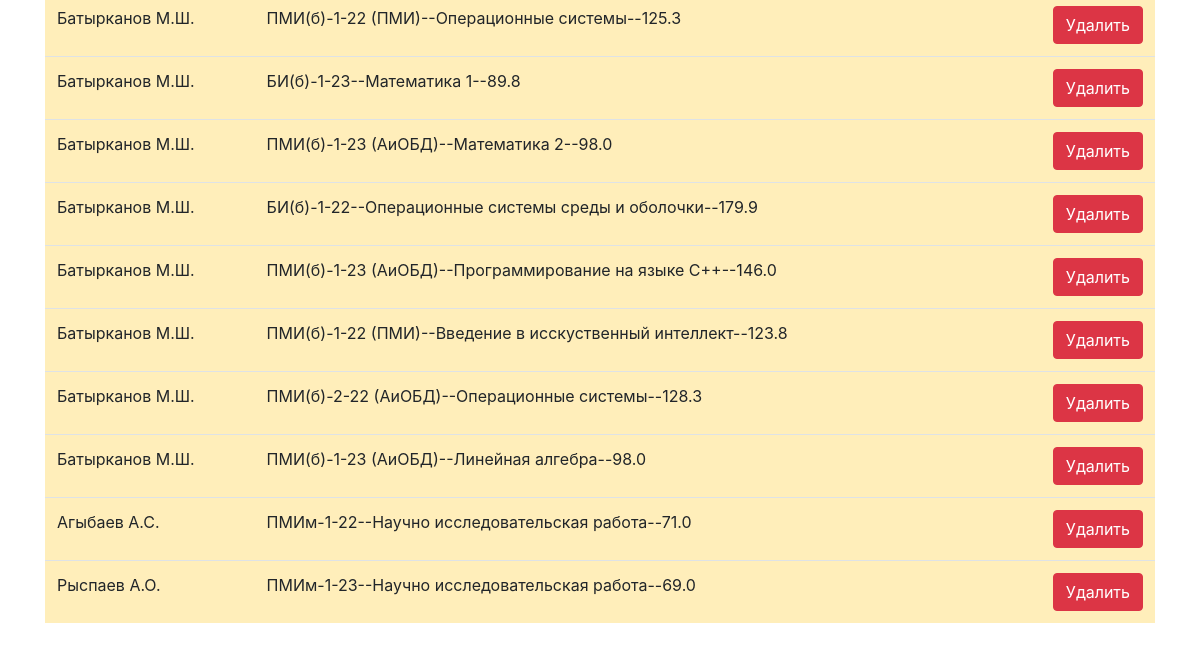
Before: /api/nagr/connectlist/ (lower part) with the older database file.
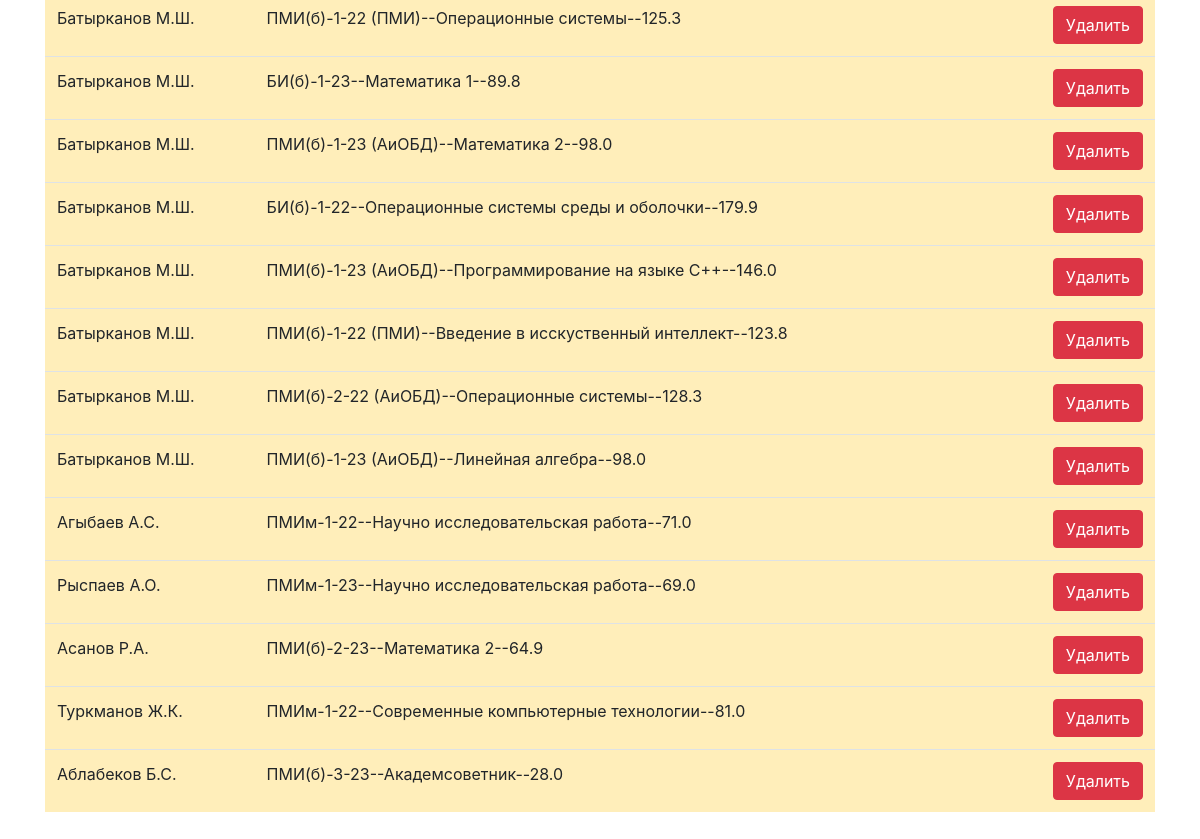
After: the same page with the newer database file.
### apps/nagr/models.py (models this page shows, shortened)
class Nagruzka(models.Model):
    name = models.CharField(max_length=123, verbose_name='Название', blank=True, null=True)
    group_id = models.ForeignKey(Groupp, on_delete=models.CASCADE, verbose_name='Группа')
    teacher = models.ForeignKey(Teacher, on_delete=models.CASCADE, related_name='teacherr', verbose_name='Преподователь')
    class Meta:
        verbose_name = 'Распределение нагрузки'
        verbose_name_plural = 'Распределение нагрузки'
    def semester_type(self):
        if self.group_id.semester % 2 == 0:
            return "Весенний семестер"
        else:
            return "Осенний семестер"
    semester_type.short_description = 'Тип семестра'
    def discipline_name(self):
        return self.group_id.discipline_name
    discipline_name.short_description = 'Дисциплины'
    def lekcii_po_ucheb_planu(self):
        return self.group_id.lekcii_po_ucheb_planu
    lekcii_po_ucheb_planu.short_description = 'Лекции по учебному плану'
    def praktZan_po_ucheb_planu(self):
        return self.group_id.praktZan_po_ucheb_planu
    praktZan_po_ucheb_planu.short_description = 'Практические занятия по учебному плану'
    def labRab_po_ucheb_planu(self):
        return self.group_id.labRab_po_ucheb_planu
    labRab_po_ucheb_planu.short_description = 'Лабораторные работы по учебному плану'
    def rukovod_KRIKP(self):
        return self.group_id.rukovod_KRIKP
    rukovod_KRIKP.short_description = 'Руководство КРиКП'
    def recenzirov_KR(self):
        return self.group_id.recenzirov_KR
    recenzirov_KR.short_description = 'Рецензирование КР'
    def priem_SRS(self):
        return round(self.group_id.priem_SRS, 1)
    priem_SRS.short_description = 'Прием СРС'
    def praktika_uchebnay(self):
        return self.group_id.praktika_uchebnay
    praktika_uchebnay.short_description = 'Учебная практика'
    def praktika_proizvod(self):
        return self.group_id.praktika_proizvod
    praktika_proizvod.short_description = 'Производственная практика'
    def praktika_predkval(self):
        return self.group_id.praktika_predkval
    praktika_predkval.short_description = 'Предквалификационная практика'
    def praktika_pedagog(self):
        return self.group_id.praktika_pedagog
    praktika_pedagog.short_description = 'Педагогическая практика'
    def praktika_nauchno(self):
        return self.group_id.praktika_nauchno
    praktika_nauchno.short_description = 'Научно-исследовательская практика'
    def kontrol_itogovyi(self):
        return round(self.group_id.kontrol_itogovyi, 1)
    kontrol_itogovyi.short_description = 'Итоговый контроль (экзамен)'
    def zachita_rukovod_VKR(self):
        return self.group_id.zachita_rukovod_VKR
    zachita_rukovod_VKR.short_description = 'Руководство ВКР'
    def zachita_konsult(self):
        return self.group_id.zachita_konsult
    zachita_konsult.short_description = 'Консультирование по разделам'
    def zachita_recencirovanie(self):
        return self.group_id.zachita_recencirovanie
    zachita_recencirovanie.short_description = 'Рецензирование'
    def zachita_uchastie_v_GAK(self):
        return self.group_id.zachita_uchastie_v_GAK
    zachita_uchastie_v_GAK.short_description = 'Участие в ГАК'
    def normokontr(self):
        return self.group_id.normokontr
    normokontr.short_description = 'Нормоконтроль'
    def magistratura(self):
        return self.group_id.magistratura
    magistratura.short_description = 'Магистратура'
    def aspirantura_doctorontura(self):
        return self.group_id.aspirantura_doctorontura
    aspirantura_doctorontura.short_description = 'Аспирантура, докторантура'
    def academ_sov(self):
        return self.group_id.academ_sov
    academ_sov.short_description = 'Академический совет'
    def rukovodstvo_kafedroi(self):
        return self.group_id.rukovodstvo_kafedroi
    rukovodstvo_kafedroi.short_description = 'Руководство кафедрой'
    def vsego_uchebnyh_chasov(self):
        return round(self.group_id.vsego_uchebnyh_chasov, 1)
    vsego_uchebnyh_chasov.short_description = 'Всего учебных часов'
    def za_vsego_uchebnyh_chasov(self):
        return round(self.group_id.za_vsego_uchebnyh_chasov, 1)
    za_vsego_uchebnyh_chasov.short_description = 'Всего учебных часов заочно'

### apps/teacher/models.py (models this page shows)
class Teacher(models.Model):
    first_name = models.CharField(max_length=20, verbose_name='Имя')
    last_name = models.CharField(max_length=30, verbose_name='Фамилия')
    job_title = models.ForeignKey(Doljnost, on_delete=models.SET_NULL, null=True, blank=True, verbose_name='Должность')
    zvanie = models.CharField(max_length=120, verbose_name='Звание')
    ped_staj = models.IntegerField(verbose_name='Пед стаж')
    shtat_sovmest = models.CharField(max_length=250, verbose_name='Штат.или совмест.')
    is_budget = models.BooleanField(default=False, verbose_name='Бюджет')
    stavka_budget = models.FloatField(default=0, verbose_name='Ставка для бюджета')
    stavka = models.FloatField(verbose_name='Ставка')
    class Meta:
        verbose_name = 'Преподователь'
        verbose_name_plural = 'Преподователи'
        ordering = ('id',)
    def get_full_name(self):
        return f"{self.last_name} {self.first_name}"
    def __str__(self):
        return self.get_full_name()
    get_full_name.short_description = 'Ф.И.О преподавателя'
    def get_title_stavka(self):
        if self.job_title.id == 1:
            return 750
        if self.job_title.id == 2:
            return 800
        if self.job_title.id == 3:
            return 850
        if self.job_title.id == 4:
            return 860
    get_title_stavka.short_description = 'Часы по должности'
    def vsego_stavka(self):
        return self.stavka_budget + self.stavka
    vsego_stavka.short_description = 'Всего ставка'
    def get_time(self):
        if self.job_title.id == 1:
            return self.stavka * 750
        if self.job_title.id == 2:
            return self.stavka * 800
        if self.job_title.id == 3:
            return self.stavka * 850
        if self.job_title.id == 4:
            return  self.stavka * 860
        return 0
    get_time.short_description = 'Необходимые часы'
    def get_time_budget(self):
        if self.job_title.id == 1:
            return self.stavka_budget * 750
        if self.job_title.id == 2:
            return self.stavka_budget * 800
        if self.job_title.id == 3:
            return self.stavka_budget * 850
        if self.job_title.id == 4:
            return  self.stavka_budget * 860
        return 0
    get_time_budget.short_description = 'Необходимые часы бюджет'
    def get_time_vsego(self):
        return self.get_time() + self.get_time_budget()
    get_time_vsego.short_description = 'Всего часы'
    def total_vsego_uchebnyh_chasov(self):
        nagruzki = self.teacherr.all()
        total_hours = sum(nagruzka.group_id.vsego_uchebnyh_chasov for nagruzka in nagruzki if nagruzka.group_id and nagruzka.group_id.vsego_uchebnyh_chasov is not None)
        return round(total_hours, 1)
    total_vsego_uchebnyh_chasov.short_description = 'Очное'
    def total_za_vsego_uchebnyh_chasov(self):
        nagruzki = self.teacherr.all()
        total_hours = sum(nagruzka.group_id.za_vsego_uchebnyh_chasov for nagruzka in nagruzki if nagruzka.group_id and nagruzka.group_id.za_vsego_uchebnyh_chasov is not None)
        return round(total_hours, 1)
    total_za_vsego_uchebnyh_chasov.short_description = 'Заочное'
    def vsego(self):
        return round(self.total_vsego_uchebnyh_chasov() + self.total_za_vsego_uchebnyh_chasov(), 1)
    vsego.short_description = 'Всего'

### apps/group/models.py (models this page shows)
class Groupp(models.Model):
    group = models.ForeignKey(Group, on_delete=models.SET_NULL, blank=True, null=True, verbose_name='Выберите группу:')
    name = models.CharField(max_length=150, verbose_name='Название группы', blank=True, null=True,)
    zaochnoe = models.IntegerField(choices=select, default=1, verbose_name='Форма обучения')
    for_discipline = models.ForeignKey(Discipline, on_delete=models.CASCADE, verbose_name='Дисциплины: ')
    discipline_name = models.CharField(max_length=250, verbose_name='Дисциплины', blank=True, null=True)
    amount_of_credit = models.IntegerField(default=0, verbose_name='Количество кредитов')
    is_kursovoi = models.BooleanField(blank=True, null=True)
    kol_stud_budget = models.IntegerField(verbose_name='Кол. студ.бюджет', blank=True, null=True)
    kol_stud_contract = models.IntegerField(verbose_name='Кол. студ.контракт', blank=True, null=True)
    obshee_kol_stud = models.FloatField(verbose_name='Общее кол.студентов', blank=True, null=True)
    semester = models.IntegerField(choices=semester, verbose_name='Семестер', blank=True, null=True)
    sovmest = models.IntegerField(choices=sovmes, verbose_name='Совместное преподование', blank=True, null=True)
    lekcii_po_ucheb_planu = models.IntegerField(verbose_name='Лекции/ По учебному плану', blank=True, null=True)
    lekcii_zachityvaetsa_v_nagruzku = models.IntegerField(verbose_name='Лекции/ Зачитывается в нагрузку кафедры (ч.)', blank=True, null=True)
    praktZan_po_ucheb_planu = models.IntegerField(verbose_name='Практ.зан/ По учебному плану', blank=True, null=True)
    praktZan_zachityvaetsa_v_nagruzku = models.IntegerField(verbose_name='Практ.зан/ Зачитывается в нагрузку кафедры (ч.)', blank=True, null=True)
    labRab_po_ucheb_planu = models.IntegerField(verbose_name='Лаб.раб/ По учебному плану', blank=True, null=True)
    labRab_zachityvaetsa_v_nagruzku = models.IntegerField(verbose_name='Лаб.раб/ Зачитывается в нагрузку кафедры (ч.)', blank=True, null=True)
    rukovod_KRIKP = models.FloatField(verbose_name='Руковод.КРиКП', blank=True, null=True, default=0)
    recenzirov_KR = models.FloatField(verbose_name='Рецениров_КР', blank=True, null=True, default=0)
    priem_SRS = models.FloatField(verbose_name='Прием СРС', blank=True, null=True, default=0)
    praktika_uchebnay = models.IntegerField(verbose_name='Практика/Учебная', blank=True, null=True, default=0)
    praktika_proizvod = models.IntegerField(verbose_name='Практика/Производ', blank=True, null=True, default=0)
    praktika_predkval = models.IntegerField(verbose_name='Практика/Предквал', blank=True, null=True, default=0)
    praktika_pedagog = models.IntegerField(verbose_name='Практика/Педагогическая', blank=True, null=True, default=0)
    praktika_nauchno = models.IntegerField(verbose_name='Практика/Научно-исследовательская', blank=True, null=True,default=0)
    kontrol_tekuchiy1 = models.FloatField(verbose_name='Контроль/текущий (1 контр.точка)', blank=True, null=True,default=0)
    kontrol_tekuchiy2 = models.FloatField(verbose_name='Контроль/текущий (2 контр.точка)', blank=True, null=True,default=0)
    kontrol_tekuchiy3 = models.FloatField(verbose_name='Контроль/текущий (3 контр.точка)', default=0, blank=True,null=True, )
    kontrol_itogovyi = models.FloatField(verbose_name='Контроль/итоговый (экзамен)', blank=True, null=True, default=0)
    zachita_rukovod_VKR = models.FloatField(verbose_name='Защита вып. квал. работы/ руководство ВКР', blank=True, null=True, default=0)
    zachita_konsult = models.FloatField(verbose_name='Защита вып. квал. работы/ консульт. по разделам', blank=True,null=True, default=0)
    zachita_recencirovanie = models.FloatField(verbose_name='Защита вып. квал. работы/ рецензирование', blank=True, null=True, default=0)
    zachita_uchastie_v_GAK = models.FloatField(verbose_name='Защита вып. квал. работы/ участие в ГАК', blank=True, null=True, default=0)
    normokontr = models.FloatField(verbose_name='Нормоконтр', blank=True, null=True, default=0)
    magistratura = models.FloatField(verbose_name='Магистратура', blank=True, null=True, default=0)
    aspirantura_doctorontura = models.FloatField(verbose_name='Аспирантура, Докторантура', blank=True, null=True, default=0)
    online = models.FloatField(verbose_name='Онлайн', blank=True, null=True, default=0)
    offline = models.FloatField(verbose_name='Офлайн', blank=True, null=True, default=0)
    academ_sov = models.FloatField(verbose_name='Академ. сов.', blank=True, null=True, default=0)
    rukovodstvo_kafedroi = models.FloatField(verbose_name='Руководство кафедрой', blank=True, null=True, default=0)
    rukovodstvo_dekanatom = models.FloatField(verbose_name='Руководство деканатом', blank=True, null=True, default=0)
    prochie = models.FloatField(verbose_name='Прочие', blank=True, null=True, default=0)
    vsego_uchebnyh_chasov = models.FloatField(verbose_name='Всего учебных часов по расчету', blank=True, null=True, default=0, )
    za_vsego_uchebnyh_chasov = models.FloatField(verbose_name='Заочка Всего учебных часов по расчету', blank=True, null=True, default=0, )
    def __str__(self):
        if self.zaochnoe == 1:
            return f"{self.name}--{self.discipline_name}--{round(self.vsego_uchebnyh_chasov, 1)}"
        else:
            return f"{self.name}--{self.discipline_name}--{round(self.za_vsego_uchebnyh_chasov, 1)}"
    class Meta:
        verbose_name = 'Высчитать нагрузку'
        verbose_name_plural = 'Высчитать нагрузку'
        ordering = ('-id',)

### api/nagr/views.py (the view)
# urls.py: path('connectlist/', views.connectlist, name='connectlist'),
def connectlist(request):
    data = Nagruzka.objects.all()
    context = {'data': data}
    return render(request, 'connectlist.html', context)

### api/nagr/templates/connectlist.html (shortened to what this page needs)
{% load static %}
<!DOCTYPE html>
<html lang="en">
<head>
    <link rel="stylesheet" href="https://cdn.jsdelivr.net/npm/bootstrap@4.0.0/dist/css/bootstrap.min.css">
</head>
<body>
<div class="container my-5">
  <table class="table table-secondary" >
      <thead>
      {% for i in data %}
          <tr class="table-warning">
              <td>{{ i.teacher }}</td>
              <td>{{ i.group_id }}</td>
              <td><a href="{% url 'deleteconnect' i.id %}"><button class="btn btn-danger" type="button">Удалить</button></a></td>
          </tr>
      {% endfor %}
  </table>
</div>
</body>
</html>

Changed rows visible on the page:
added Nagruzka: teacher "Асанов Р.А.", group_id "ПМИ(б)-2-23--Математика 2--64.9"
added Nagruzka: teacher "Туркманов Ж.К.", group_id "ПМИм-1-22--Современные компьютерные технологии--81.0"
added Nagruzka: teacher "Аблабеков Б.С.", group_id "ПМИ(б)-3-23--Академсоветник--28.0"
